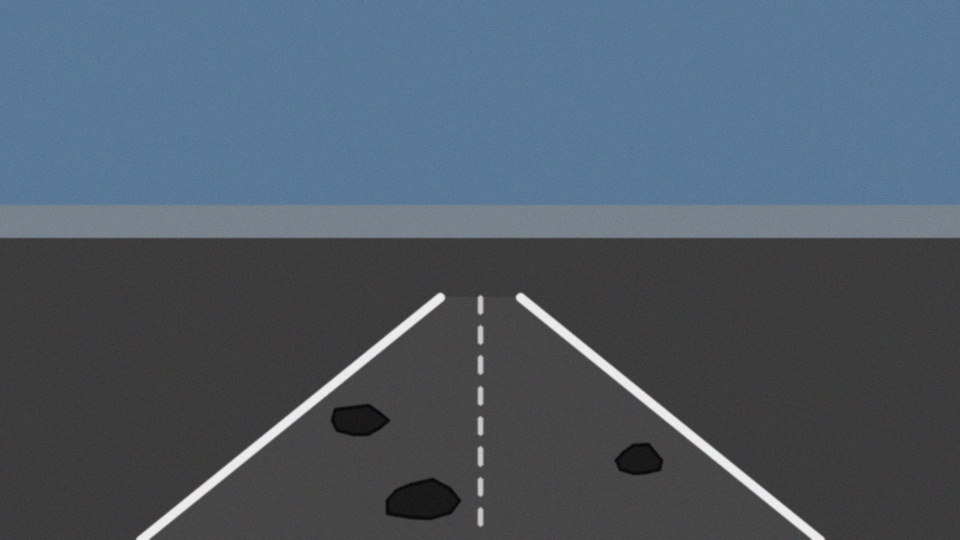
#> input picture ai-car-road-lane-detection/ai-car-road-lane-detection/sample_data/sample_road.jpg, 960 x 540 px
$ python -i pothole_detection.py   (imports and definitions only)   (older library calls are emulated)
#> lines starting #> are read from the running program, lines starting #| are printed output that depends on the picture; after the words box and inside, x2 and y2 are one past the last pixel; in counts of white or black regions, pixels touching at a corner belong together
#> further down, picture is the input picture: shape (540, 960, 3); mean B, G, R 102.8, 90.9, 78.9
"""
pothole_detection.py
---------------------
Road-surface damage (pothole) detection.

Architecture
============
Real pothole datasets (labeled dashcam/drone imagery) are not available in
this environment, so this module is built in two layers so it is honest
about what is trained vs. heuristic, while still being easy to extend with
real data later:

1. **Heuristic detector (default, runs out of the box, no training data
   needed).** Potholes tend to show up as irregular, locally-darker patches
   on an otherwise fairly uniform road surface, often with a visible rim/
   shadow edge. The heuristic pipeline:

        - Restrict to a road-surface ROI (reuses the same trapezoid idea as
          lane detection, just wider/shorter).
        - Grayscale + blur, then adaptive thresholding to pull out blobs
          that are darker than their local neighborhood (shadows inside a
          pothole are usually a strong cue).
        - Morphological close/open to remove speckle noise and merge
          fragments of the same damage region.
        - Contour extraction, then filter contours by area, aspect ratio,
          extent and solidity to reject shapes that are unlikely to be
          potholes (long thin cracks along lane-line direction, small
          specks, road-sign shadows, etc.).
        - Each surviving contour is scored 0-1 by how strongly its shape
          statistics match "typical pothole" ranges and reported as a
          Detection with that confidence.

2. **Pluggable ML classifier hook (optional, for future real data).**
   `PotholeClassifier` extracts a small feature vector per candidate patch
   (area ratio, aspect ratio, extent, solidity, mean/std intensity,
   Laplacian variance as a texture-roughness proxy) and, if a trained
   scikit-learn model file is available (see `train_classifier.py` in this
   package for a template), uses it to re-score/filter the heuristic
   candidates instead of the fixed shape-based scoring rule. Without a
   trained model file present, it transparently falls back to the heuristic
   scorer above -- so `main.py` always runs, with or without a model.

This mirrors how a lot of real "pothole detection" student/prototype
projects are structured: classical CV for candidate generation (since
positive/negative road-damage patches are cheap to reason about
geometrically), with a slot left open for a learned classifier once labeled
data is collected.
"""

from dataclasses import dataclass
from typing import List, Optional
import os
import numpy as np
import cv2


@dataclass
class Detection:
    """A single detected damage region, in pixel coordinates of the frame
    it was found in."""
    x: int
    y: int
    w: int
    h: int
    confidence: float
    label: str = "pothole"

    @property
    def box(self):
        return (self.x, self.y, self.x + self.w, self.y + self.h)


def _road_roi_mask(shape, top_frac: float = 0.45, bottom_frac: float = 0.98
                    ) -> np.ndarray:
    """Wide trapezoid covering the drivable road surface (wider than the
    lane-only ROI used in lane_detection.py, since damage can appear across
    the whole lane width, not just near the marked lines)."""
    h, w = shape[:2]
    mask = np.zeros((h, w), dtype=np.uint8)
    top_y = int(h * top_frac)
    bottom_y = int(h * bottom_frac)
    pts = np.array([
        [int(w * 0.02), bottom_y],
        [int(w * 0.30), top_y],
        [int(w * 0.70), top_y],
        [int(w * 0.98), bottom_y],
    ], dtype=np.int32)
    cv2.fillPoly(mask, [pts], 255)
    return mask


def _shape_features(contour, frame_area: float, gray: np.ndarray):
    area = cv2.contourArea(contour)
    x, y, w, h = cv2.boundingRect(contour)
    rect_area = max(w * h, 1)
    extent = area / rect_area
    aspect_ratio = w / float(h) if h else 0
    hull = cv2.convexHull(contour)
    hull_area = cv2.contourArea(hull)
    solidity = area / hull_area if hull_area > 0 else 0
    area_ratio = area / frame_area

    patch = gray[y:y + h, x:x + w]
    mean_intensity = float(patch.mean()) if patch.size else 0.0
    std_intensity = float(patch.std()) if patch.size else 0.0
    laplacian_var = float(cv2.Laplacian(patch, cv2.CV_64F).var()) if patch.size else 0.0

    return {
        "area": area,
        "x": x, "y": y, "w": w, "h": h,
        "extent": extent,
        "aspect_ratio": aspect_ratio,
        "solidity": solidity,
        "area_ratio": area_ratio,
        "mean_intensity": mean_intensity,
        "std_intensity": std_intensity,
        "laplacian_var": laplacian_var,
    }


def _heuristic_score(feat: dict) -> float:
    """Rule-based confidence in [0, 1] that a candidate blob is a pothole,
    based on shape statistics typical of pothole imagery: roughly blob-like
    (not a thin crack), moderate size relative to the frame, irregular
    boundary (lower solidity than a clean circle/ellipse), and rough
    internal texture (higher local variance from broken asphalt/shadow)."""
    score = 0.0

    # Size: too small = noise/gravel, too large = probably not a pothole
    if 0.0008 < feat["area_ratio"] < 0.05:
        score += 0.30
    elif 0.0003 < feat["area_ratio"] <= 0.0008:
        score += 0.10

    # Roughly blob-shaped, not an elongated crack/lane-marking sliver
    if 0.4 <= feat["aspect_ratio"] <= 2.5:
        score += 0.20

    # Irregular boundary (potholes rarely have a perfectly convex outline)
    if 0.55 <= feat["solidity"] <= 0.95:
        score += 0.20
    elif feat["solidity"] > 0.95:
        score += 0.05  # too clean/regular -- less likely, but not impossible

    # Fills a reasonable fraction of its bounding box (not a sparse cluster)
    if feat["extent"] > 0.35:
        score += 0.10

    # Textured/rough interior (cracked asphalt, shadow gradients)
    if feat["laplacian_var"] > 40:
        score += 0.20

    return float(min(score, 1.0))


class PotholeClassifier:
    """Optional learned re-scorer for candidate patches.

    Looks for a scikit-learn model pickled with joblib at `model_path`. If
    it isn't found (the default for this repo, since no labeled pothole
    dataset is bundled), `score()` transparently falls back to the
    heuristic rule above so the pipeline always works out of the box.

    See train_classifier.py for a minimal template showing how you would
    train and save such a model once you have labeled patch data (e.g. from
    the RDD2022 or a Kaggle pothole dataset).
    """

    def __init__(self, model_path: str = "models/pothole_classifier.joblib"):
        self.model_path = model_path
        self.model = None
        if os.path.exists(model_path):
            try:
                import joblib  # optional dependency, only needed if a model exists
                self.model = joblib.load(model_path)
            except Exception:
                self.model = None  # corrupt/incompatible model file -> fall back

    def _feature_vector(self, feat: dict) -> np.ndarray:
        return np.array([[
            feat["area_ratio"], feat["aspect_ratio"], feat["extent"],
            feat["solidity"], feat["mean_intensity"], feat["std_intensity"],
            feat["laplacian_var"],
        ]])

    def score(self, feat: dict) -> float:
        if self.model is not None:
            try:
                proba = self.model.predict_proba(self._feature_vector(feat))[0][1]
                return float(proba)
            except Exception:
                pass  # fall through to heuristic on any inference error
        return _heuristic_score(feat)


class PotholeDetector:
    """End-to-end candidate-generation + scoring pipeline for one frame."""

    def __init__(self,
                 min_confidence: float = 0.45,
                 block_size: int = 25,
                 c: int = 7,
                 model_path: str = "models/pothole_classifier.joblib"):
        self.min_confidence = min_confidence
        self.block_size = block_size if block_size % 2 == 1 else block_size + 1
        self.c = c
        self.classifier = PotholeClassifier(model_path)

    def detect(self, frame: np.ndarray) -> List[Detection]:
        gray = cv2.cvtColor(frame, cv2.COLOR_BGR2GRAY)
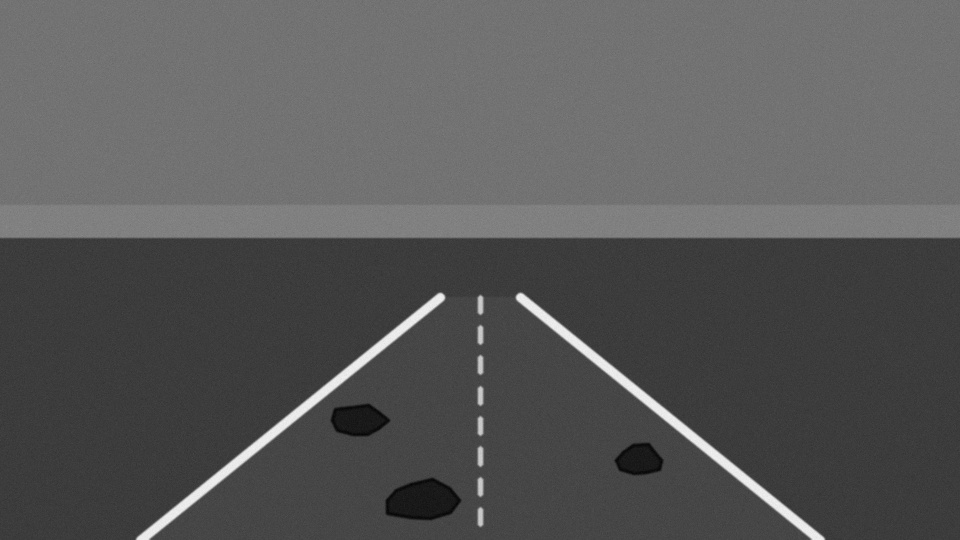
#> gray: shape (540, 960); min 2, max 244, mean 88.7
        blurred = cv2.GaussianBlur(gray, (7, 7), 0)

        roi_mask = _road_roi_mask(frame.shape)
#> in _road_roi_mask, `cv2.fillPoly(mask, [pts], 255)`:
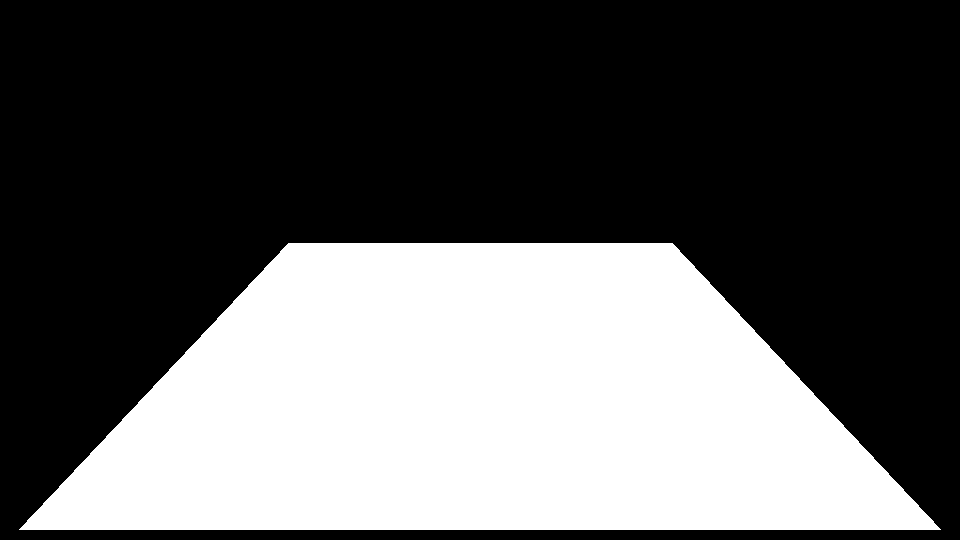
#> mask: shape (540, 960); 36.2% white; 1 white region, box (x1, y1, x2, y2) and area: (19, 243, 941, 530) 187555

        # Adaptive threshold picks out locally-darker regions (shadows /
        # cracked asphalt inside a pothole) regardless of overall lighting.
        # Important: threshold the FULL blurred frame first, then apply the
        # ROI mask afterward. Masking before thresholding would zero out
        # everything outside the ROI, and the artificial road/black boundary
        # that creates gets picked up by the local adaptive threshold as a
        # spurious "dark region" running along the entire ROI edge.
        thresh = cv2.adaptiveThreshold(
            blurred, 255, cv2.ADAPTIVE_THRESH_GAUSSIAN_C,
            cv2.THRESH_BINARY_INV, self.block_size, self.c,
        )
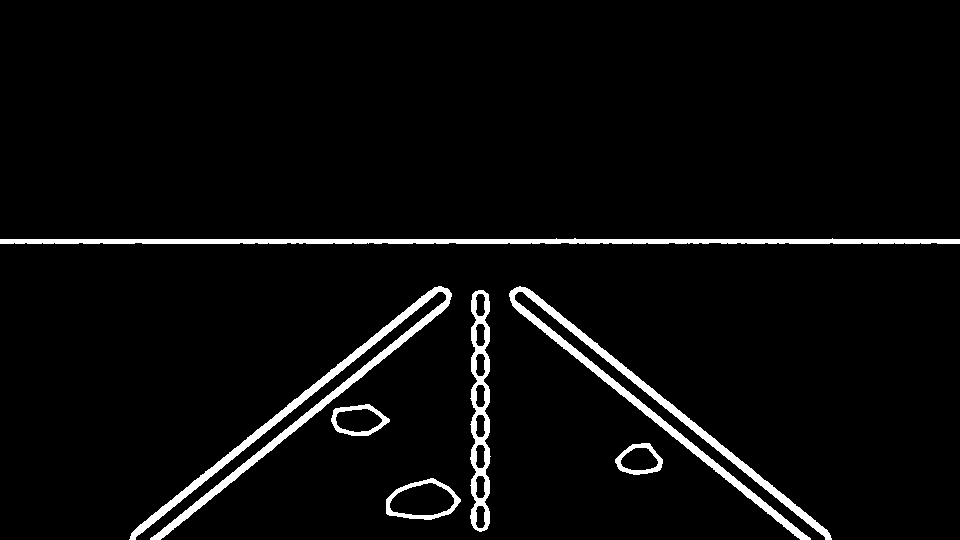
#> thresh: shape (540, 960); 4% white; 7 white regions, largest, box (x1, y1, x2, y2) and area: (129, 286, 452, 540) 5798, (509, 286, 832, 540) 5787, (0, 238, 960, 244) 4656
        thresh = cv2.bitwise_and(thresh, thresh, mask=roi_mask)
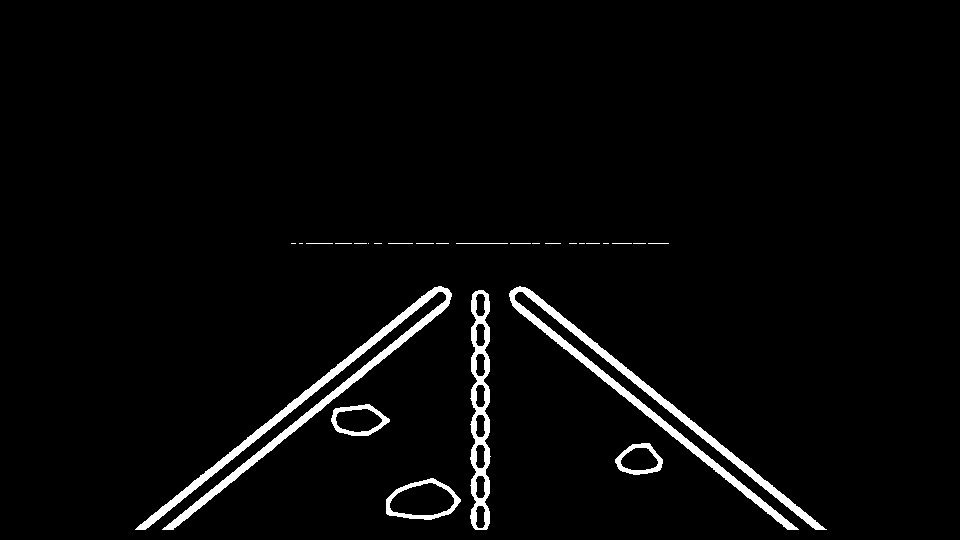
#> thresh: shape (540, 960); 3.1% white; 27 white regions (15 under 20 px), largest, box (x1, y1, x2, y2) and area: (135, 286, 452, 530) 5595, (509, 286, 827, 530) 5582, (470, 290, 491, 530) 2577

        kernel = cv2.getStructuringElement(cv2.MORPH_ELLIPSE, (5, 5))
        cleaned = cv2.morphologyEx(thresh, cv2.MORPH_OPEN, kernel, iterations=1)
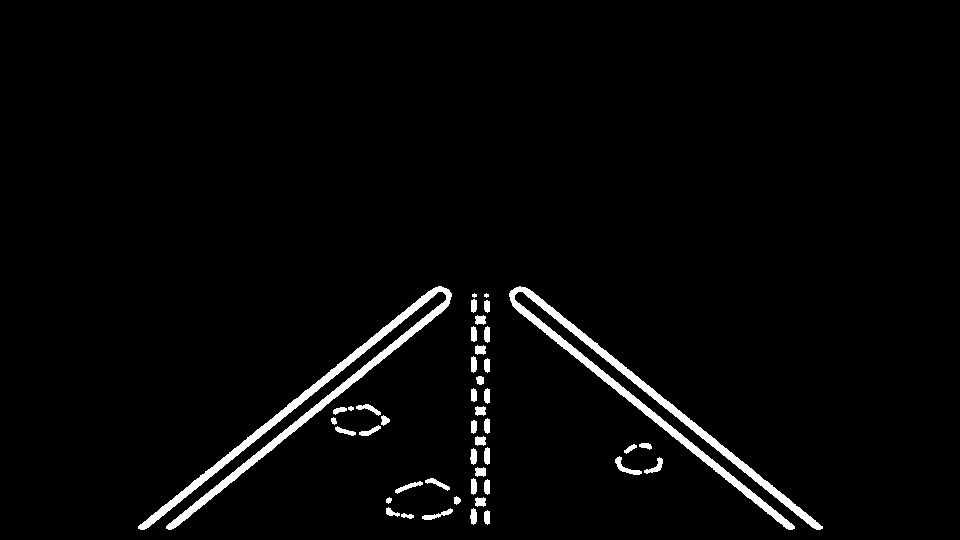
#> cleaned: shape (540, 960); 2.8% white; 45 white regions (2 under 20 px), largest, box (x1, y1, x2, y2) and area: (138, 286, 452, 530) 5571, (509, 286, 823, 530) 5560, (615, 456, 642, 475) 163
        cleaned = cv2.morphologyEx(cleaned, cv2.MORPH_CLOSE, kernel, iterations=2)
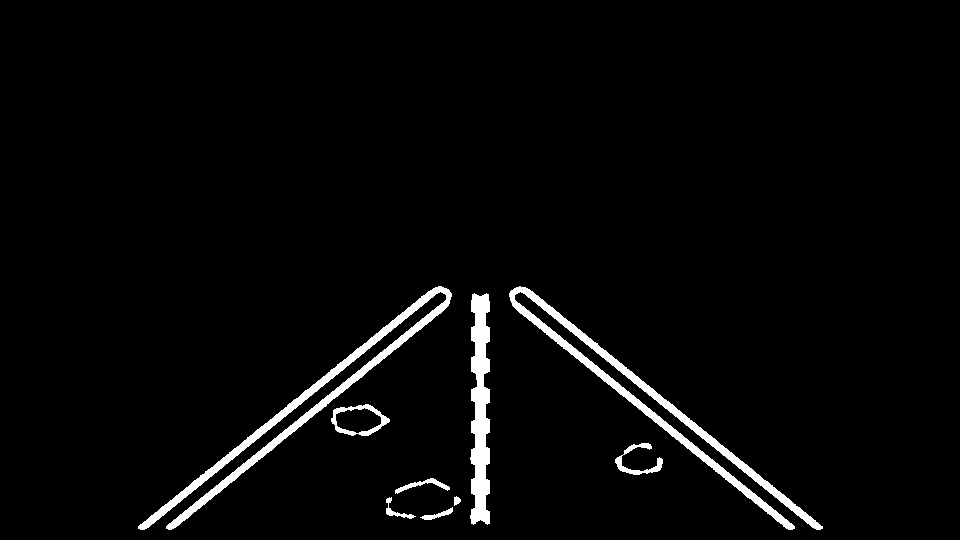
#> cleaned: shape (540, 960); 3.1% white; 9 white regions

        contours, _ = cv2.findContours(cleaned, cv2.RETR_EXTERNAL,
                                        cv2.CHAIN_APPROX_SIMPLE)
#> contours = 9 contours; largest, box (x1, y1, x2, y2) and area: (138, 286, 452, 530) 4971, (509, 286, 823, 530) 4956, (470, 293, 490, 525) 3158, (331, 404, 390, 436) 1280, (615, 443, 663, 475) 337

        frame_h, frame_w = frame.shape[:2]
#> frame_h = 540; frame_w = 960
        frame_area = float(frame_h * frame_w)
#> frame_area = 518400
        detections: List[Detection] = []
        for c in contours:
            feat = _shape_features(c, frame_area, gray)
            if feat["area"] < 60:
                continue

            # Hard shape gates, applied before scoring. These reject shapes
            # that are geometrically not pothole-like regardless of how
            # they score on the softer heuristic below -- in particular,
            # long thin contours (lane-marking edges, dashed center-line
            # segments) can otherwise slip past the score because a large
            # *bounding box* along a diagonal, or a tall thin rectangle,
            # still lands in an acceptable size/extent range.
            if feat["w"] > 0.35 * frame_w or feat["h"] > 0.35 * frame_h:
                continue  # bounding box too large to be a (nearby) pothole
            if feat["extent"] < 0.15:
                continue  # almost no fill relative to its bbox -> thin line fragment
            if not (0.3 <= feat["aspect_ratio"] <= 3.2):
                continue  # too needle-like (tall/thin or wide/flat) to be a pothole blob

            confidence = self.classifier.score(feat)
            if confidence >= self.min_confidence:
                detections.append(Detection(
                    x=feat["x"], y=feat["y"], w=feat["w"], h=feat["h"],
                    confidence=confidence,
                ))
#> this loop made 9 passes
#> (area in _shape_features, x in _shape_features, y in _shape_features, w in _shape_features, h in _shape_features, rect_area in _shape_features, extent in _shape_features, aspect_ratio in _shape_features) on pass 3: (36, 454, 496, 7, 10, 70, 0.514, 0.7)
#> pass 2, in _shape_features (call 2), `patch = gray[y:y + h, x:x + w]`:
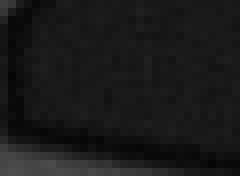
#> patch: shape (22, 30) (shown 8 times larger); min 4, max 76, mean 25.4
#> after the loop, detections = 2 items

        detections = self._non_max_suppress(detections)
        return detections

    @staticmethod
    def _non_max_suppress(detections: List[Detection],
                           iou_threshold: float = 0.3) -> List[Detection]:
        """Simple greedy NMS so overlapping/duplicate contours around the
        same damage region don't produce multiple boxes."""
#> called with iou_threshold = 0.3
        if not detections:
            return []
        detections = sorted(detections, key=lambda d: d.confidence, reverse=True)
#> detections = 2 items
        kept: List[Detection] = []

        def iou(a: Detection, b: Detection) -> float:
            ax1, ay1, ax2, ay2 = a.box
            bx1, by1, bx2, by2 = b.box
            ix1, iy1 = max(ax1, bx1), max(ay1, by1)
            ix2, iy2 = min(ax2, bx2), min(ay2, by2)
            iw, ih = max(0, ix2 - ix1), max(0, iy2 - iy1)
            inter = iw * ih
            if inter == 0:
                return 0.0
            area_a = (ax2 - ax1) * (ay2 - ay1)
            area_b = (bx2 - bx1) * (by2 - by1)
            return inter / float(area_a + area_b - inter)

        for det in detections:
            if all(iou(det, k) < iou_threshold for k in kept):
                kept.append(det)
#> this loop made 2 passes
#> after the loop, kept = 2 items
        return kept

    def draw(self, frame: np.ndarray, detections: List[Detection]) -> np.ndarray:
        out = frame.copy()
        for d in detections:
            x1, y1, x2, y2 = d.box
            cv2.rectangle(out, (x1, y1), (x2, y2), (0, 0, 255), 2)
            label = f"pothole {d.confidence:.2f}"
            (tw, th), _ = cv2.getTextSize(label, cv2.FONT_HERSHEY_SIMPLEX, 0.5, 1)
            cv2.rectangle(out, (x1, max(0, y1 - th - 8)),
                          (x1 + tw + 6, y1), (0, 0, 255), -1)
            cv2.putText(out, label, (x1 + 3, y1 - 5), cv2.FONT_HERSHEY_SIMPLEX,
                        0.5, (255, 255, 255), 1, cv2.LINE_AA)
        return out

>>> import cv2
>>> picture = cv2.imread('../sample_data/sample_road.jpg')
>>> result = PotholeDetector().detect(picture)
#> result = 2 items
